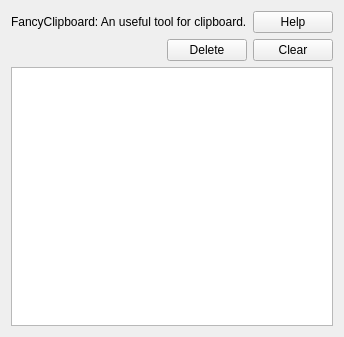
<?xml version="1.0" encoding="UTF-8"?>
<ui version="4.0">
 <class>Widget</class>
 <widget class="QWidget" name="Widget">
  <property name="geometry">
   <rect>
    <x>0</x>
    <y>0</y>
    <width>344</width>
    <height>337</height>
   </rect>
  </property>
  <property name="windowTitle">
   <string>FancyClipBoard</string>
  </property>
  <property name="windowIcon">
   <iconset resource="resources.qrc">
    <normaloff>:/appIcon/icon/app.png</normaloff>:/appIcon/icon/app.png</iconset>
  </property>
  <layout class="QVBoxLayout" name="verticalLayout">
   <item>
    <layout class="QHBoxLayout" name="horizontalLayout">
     <item>
      <widget class="QLabel" name="label">
       <property name="text">
        <string>FancyClipboard: An useful tool for clipboard.</string>
       </property>
      </widget>
     </item>
     <item>
      <widget class="QPushButton" name="helpButton">
       <property name="text">
        <string>Help</string>
       </property>
      </widget>
     </item>
    </layout>
   </item>
   <item>
    <layout class="QHBoxLayout" name="horizontalLayout_2">
     <item>
      <spacer name="horizontalSpacer">
       <property name="orientation">
        <enum>Qt::Horizontal</enum>
       </property>
       <property name="sizeHint" stdset="0">
        <size>
         <width>40</width>
         <height>20</height>
        </size>
       </property>
      </spacer>
     </item>
     <item>
      <widget class="QPushButton" name="delButton">
       <property name="text">
        <string>Delete</string>
       </property>
      </widget>
     </item>
     <item>
      <widget class="QPushButton" name="clearButton">
       <property name="text">
        <string>Clear</string>
       </property>
      </widget>
     </item>
    </layout>
   </item>
   <item>
    <widget class="QListWidget" name="listWidget"/>
   </item>
  </layout>
 </widget>
 <layoutdefault spacing="6" margin="11"/>
 <resources>
  <include location="resources.qrc"/>
 </resources>
 <connections/>
</ui>
